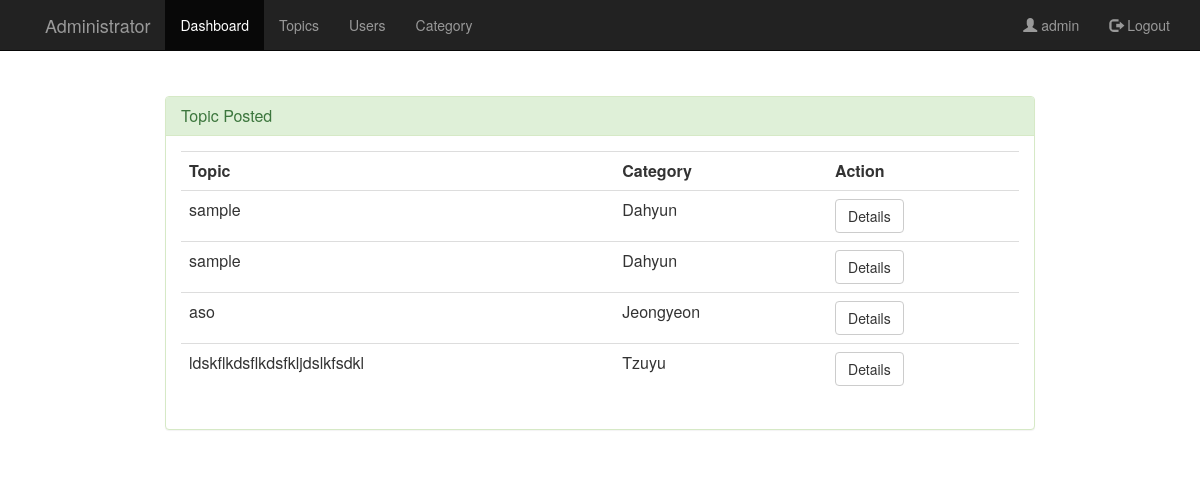
/admin/home.php (signed in), run on the app's committed database.
### tables this page shows
CREATE TABLE `tblpost` (
  `post_Id` int(11) NOT NULL,
  `title` varchar(255) DEFAULT NULL,
  `content` text,
  `datetime` datetime DEFAULT NULL,
  `cat_id` int(12) DEFAULT NULL,
  `user_Id` int(12) DEFAULT NULL
);

CREATE TABLE `category` (
  `cat_id` int(12) NOT NULL,
  `category` varchar(200) DEFAULT NULL
);

### admin/home.php (the view, shortened to what this page needs)
<?php
$uname=$_SESSION['uname'];
?>
<html>
<head>
	<link rel="stylesheet" type="text/css" href="../css/global.css">
	<link rel="stylesheet" type="text/css" href="../css/bootstrap.css">
	<link rel="stylesheet" type="text/css" href="../css/bootstrap.min.css">
    <link href="//netdna.bootstrapcdn.com/font-awesome/4.0.3/css/font-awesome.css" rel="stylesheet">
</head>
<body>
    <nav class="navbar navbar-inverse navbar-fixed-top">
        <div class="container">
            <div class="navbar-header page-scroll">
                <a class="navbar-brand page-scroll" href="home.php"></a>
            </div>
            <div class="navbar-header">
                <a class="navbar-brand" href="home.php">Administrator</a>
            </div>
            <div class="collapse navbar-collapse" id="bs-example-navbar-collapse-1">
                <ul class="nav navbar-nav navbar-left">
                    <li class="active"><a href="home.php"> Dashboard</a></li>
                    <li><a href="post.php"> Topics</a></li>
                    <li><a href="user.php"> Users</a></li>
                    <li><a href="category.php">Category</a></li>
                </ul>
   <ul class="nav navbar-nav navbar-right">
                    <li><a href="#" ><span class="glyphicon glyphicon-user"></span> <?php echo $uname;?></a></li>
                <li ><a href="logout.php"><span class="glyphicon glyphicon-log-out"></span> Logout</a></li>
                </ul>
            </div>
        </div>
    </nav>
        <div class="container" style="margin:8% auto;width:900px;">
            <div class="panel panel-success">
                <div class="panel-heading">
                    <h3 class="panel-title">Topic Posted</h3>
                </div>
                 <div class="panel-body">
            <table class="table table-stripped">
                                <th>Topic</th>
                                <th>Category</th>
                                <th>Action</th>
                            <?php
                            include "../functions/db.php";
                            $sql = "SELECT * FROM tblpost as tp join category as c on tp.cat_id=c.cat_id ORDER BY `datetime` ASC LIMIT 5";
                            $run = mysqli_query($con,$sql);
                            while($row=mysqli_fetch_array($run))
                            {
                                $id = $row['post_Id'];
                                echo "<tr>";
                                echo "<td>".$row['title']."</td>";
                                echo "<td>".$row['category']."</td>";
                                 echo "<td>".
                                    "<a href='topic-details.php?post_Id=$id' class='btn btn-default'>Details</a>"
                                    ."</td>";
                                echo "</tr>";
                            }
                            ?>
                            </table>
                     </div>
                </div>
            </div>
	</body>
</html

### css/global.css (style rules this page uses)
body { background-color: #eee; }

### data on the page
tblpost: title "sample", cat.category "Dahyun"
tblpost: title "sample", cat.category "Dahyun"
tblpost: title "aso", cat.category "Jeongyeon"
tblpost: title "ldskflkdsflkdsfkljdslkfsdkl", cat.category "Tzuyu"

### other printed values
$uname "admin"
